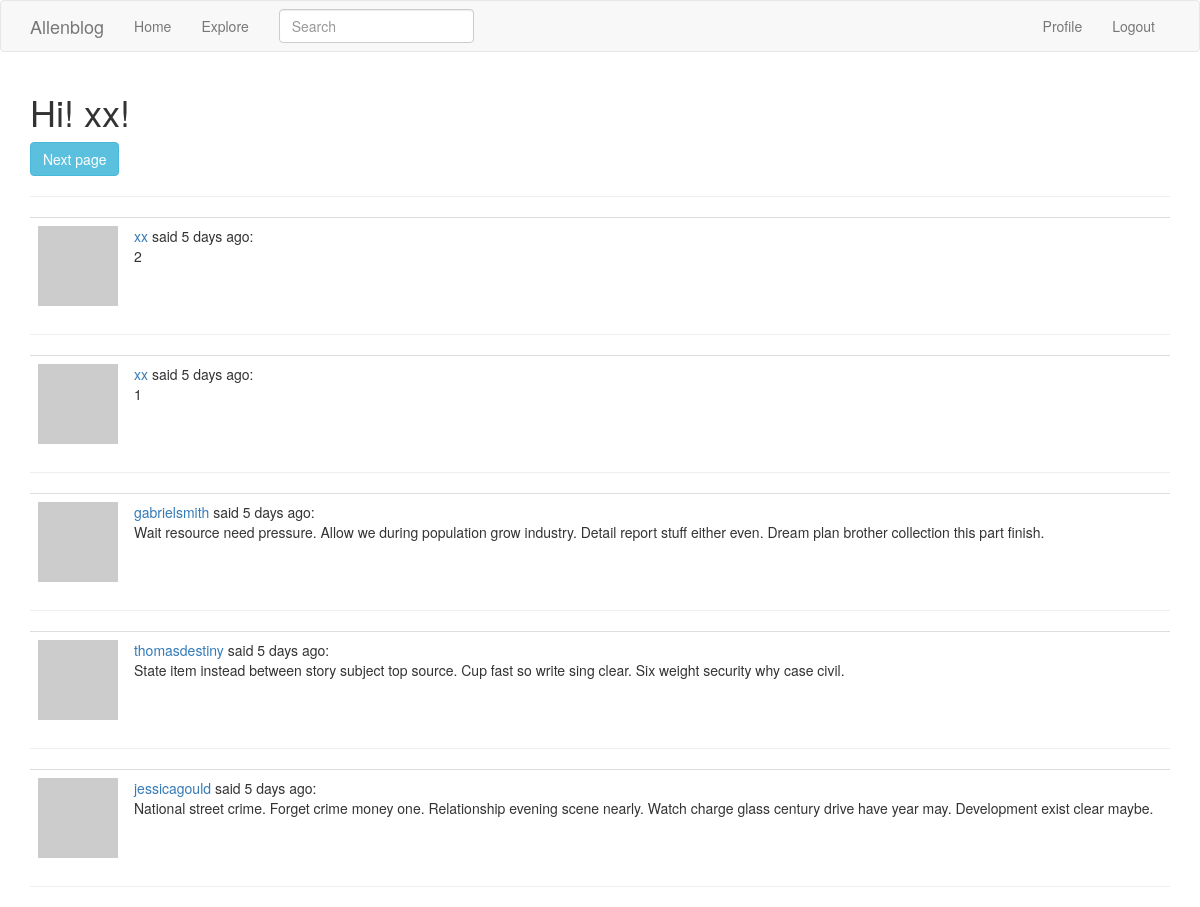
Page /explore (signed in) on the committed database.
### app/models.py (models this page shows, shortened)
class User(db.Model, UserMixin):
    __tablename__ = 'user'
    id = db.Column(db.Integer, primary_key=True)
    username = db.Column(db.String(64), index=True, unique=True)
    email = db.Column(db.String(120), index=True, unique=True)
    password_hash = db.Column(db.String(128))
    posts = db.relationship('Post', backref='author', lazy='dynamic')
    about_me = db.Column(db.String(140))
    last_seen = db.Column(db.DateTime, default=datetime.utcnow)
    followed = db.relationship(
        'User', secondary=followers,
        primaryjoin=(followers.c.follower_id == id),
        secondaryjoin=(followers.c.followed_id == id),
        backref=db.backref('followers', lazy='dynamic'),
        lazy='dynamic'
    )
    def avatar(self, size):
        digest = md5(self.email.lower().encode('utf-8')).hexdigest()
        return 'https://www.gravatar.com/avatar/{}?d=identicon&s={}'.format(digest, size)

class SearchableMixin(object):
    @classmethod
    def before_commit(cls, session):
        session._changes = {
            'add': list(session.new),
            'update': list(session.dirty),
            'delete': list(session.deleted)
        }
    @classmethod
    def after_commit(cls, session):
        for obj in session._changes['add']:
            if isinstance(obj, SearchableMixin):
                add_to_index(obj.__tablename__, obj)
        for obj in session._changes['update']:
            if isinstance(obj, SearchableMixin):
                add_to_index(obj.__tablename__, obj)
        for obj in session._changes['delete']:
            if isinstance(obj, SearchableMixin):
                remove_from_index(obj.__tablename__, obj)
        session._changes = None

class Post(SearchableMixin ,db.Model):
    __tablename__ = 'post'
    __searchable__ = ['body']
    id = db.Column(db.Integer, primary_key=True)
    title = db.Column(db.String(32), index=True)
    body = db.Column(db.String(140))
    timestamp = db.Column(db.DateTime, index=True, default=datetime.utcnow)
    user_id = db.Column(db.Integer, db.ForeignKey('user.id'))

### app/main/views.py (the view)
@main.route('/explore')
@login_required
def explore():
    page = request.args.get('page', 1, type=int)
    posts = Post.query.order_by(Post.timestamp.desc()).paginate(page, current_app.config['POSTS_PER_PAGE'], False)
    next_url = url_for('main.explore', page=posts.next_num) if posts.has_next else None
    prev_url = url_for('main.explore', page=posts.prev_num) if posts.has_prev else None
    return render_template('explore.html', title='Explore', posts=posts.items, next_url=next_url, prev_url=prev_url)

### app/main/forms.py
class SearchForm(FlaskForm):
    q = StringField('Search', validators=[DataRequired()])
    def __init__(self, *args, **kwargs):
        if 'formdata' not in kwargs:
            kwargs['formdata'] = request.args
        if 'csrf_enabled' not in kwargs:
            kwargs['csrf_enabled'] = False
        super(SearchForm, self).__init__(*args, **kwargs)

### app/main/views.py (called while the page is built)
@main.before_request
def before_request():
    if current_user.is_authenticated:
        current_user.last_seen = datetime.utcnow()
        db.session.commit()
        g.search_form = SearchForm()

### app/models.py (called while the page is built)
@login_manager.user_loader
def load_user(id):
    return User.query.get(int(id))

### app/templates/explore.html
{% extends "base.html" %}
{% block app_content %}
    <h1>Hi! {{ current_user.username }}!</h1>
    {% include('_pagination.html') %}
    {% for post in posts %}
        {% include('_post.html') %}
        <hr>
    {% endfor %}
{% endblock %}

### app/templates/_post.html
    <table class="table table-hover">
        <tr>
            <td width="70px">
                <a href="{{ url_for('main.user_profile', username=post.author.username) }}">
                    <img src="{{ post.author.avatar(70) }}" />
                </a>
            </td>
            <td>
                <a href="{{ url_for('main.user_profile', username=post.author.username) }}">
                    {{ post.author.username }}
                </a>
                said {{ moment(post.timestamp).fromNow() }}:
                <br>
                {{ post.body }}
            </td>
        </tr>
    </table>

### rows in the picture
User: username "xx"
Post: author.username "xx", timestamp "5 days ago", body "2"
Post: author.username "xx", timestamp "5 days ago", body "1"
Post: author.username "gabrielsmith", timestamp "5 days ago", body "Wait resource need pressure. Allow we during population grow industry. Detail report stuff either even. Dream plan brother collection this part finish."
Post: author.username "thomasdestiny", timestamp "5 days ago", body "State item instead between story subject top source. Cup fast so write sing clear. Six weight security why case civil."
Post: author.username "jessicagould", timestamp "5 days ago", body "National street crime. Forget crime money one. Relationship evening scene nearly. Watch charge glass century drive have year may. Development exist clear maybe."
